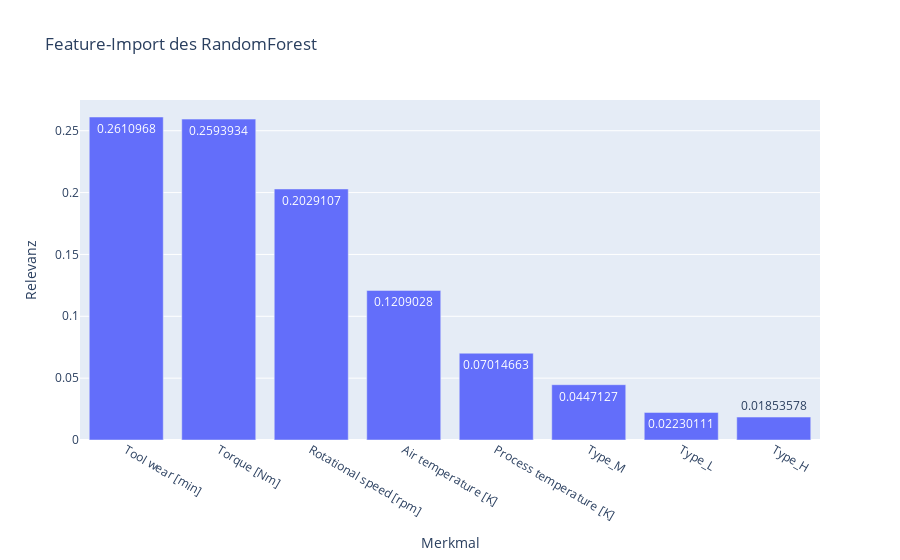

The cell this chart's notebook holds for it:
### Markdown cell above
### Visualisiere die Feature-Importance

### Code cell
feature_importances = pd.DataFrame({
    'Feature': X_test.columns,
    'Importance': models['Random Forest'].feature_importances_
}).sort_values(by='Importance', ascending=False)

fig = px.bar(
    feature_importances, x='Feature', y='Importance',
    title='Feature-Import des RandomForest',
    labels={'Importance': 'Relevanz', 'Feature': 'Merkmal'},
    text_auto=True
)

fig.show()

### Figure 1 — Plotly figure (JSON) as saved in the notebook; plotly's stock layout.template omitted (floating-point values rounded to 4 significant figures)
{"data": [{"alignmentgroup": "True", "hovertemplate": "Merkmal=%{x}<br>Relevanz=%{y}<extra></extra>", "legendgroup": "", "marker": {"color": "#636efa", "pattern": {"shape": ""}}, "name": "", "offsetgroup": "", "orientation": "v", "showlegend": false, "textposition": "auto", "texttemplate": "%{y}", "type": "bar", "x": ["Tool wear [min]", "Torque [Nm]", "Rotational speed [rpm]", "Air temperature [K]", "Process temperature [K]", "Type_M", "Type_L", "Type_H"], "xaxis": "x", "y": [0.2611, 0.2594, 0.2029, 0.1209, 0.07015, 0.04471, 0.0223, 0.01854], "yaxis": "y"}], "layout": {"barmode": "relative", "legend": {"tracegroupgap": 0}, "title": {"text": "Feature-Import des RandomForest"}, "xaxis": {"anchor": "y", "domain": [0, 1], "title": {"text": "Merkmal"}}, "yaxis": {"anchor": "x", "domain": [0, 1], "title": {"text": "Relevanz"}}}}
